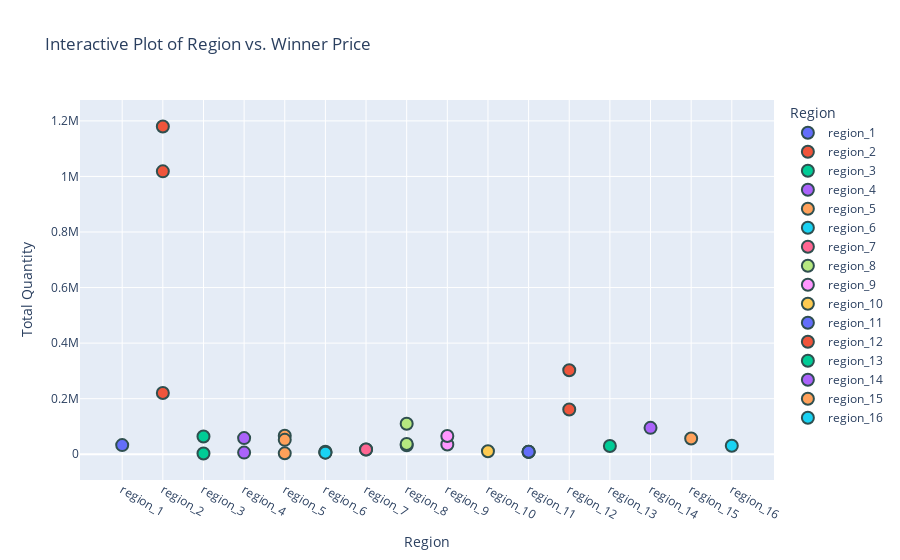

Notebook code for this chart:
### Code cell
# Interactive scatter plot using Plotly for Region vs. Total Quantity
fig = px.scatter(df, x="region", y="quantity_total", color="region",
                 title="Interactive Plot of Region vs. Winner Price",
                 labels={"region": "Region", "quantity_total": "Total Quantity"},
                 hover_data=["buyer", "contract_type"])

fig.update_traces(marker=dict(size=12,
                              line=dict(width=2,
                                        color='DarkSlateGrey')),
                  selector=dict(mode='markers'))
fig.show()

### Figure 1 — Plotly figure (JSON) as saved in the notebook; plotly's stock layout.template omitted (floating-point values rounded to 4 significant figures)
{"data": [{"customdata": [["buyer_1", "regional"]], "hovertemplate": "Region=%{x}<br>Total Quantity=%{y}<br>buyer=%{customdata[0]}<br>contract_type=%{customdata[1]}<extra></extra>", "legendgroup": "region_1", "marker": {"color": "#636efa", "line": {"color": "DarkSlateGrey", "width": 2}, "size": 12, "symbol": "circle"}, "mode": "markers", "name": "region_1", "orientation": "v", "showlegend": true, "type": "scatter", "x": ["region_1"], "xaxis": "x", "y": [32970.0], "yaxis": "y"}, {"customdata": [["buyer_2", "wide area"], ["buyer_2", "regional"], ["buyer_2", "regional"]], "hovertemplate": "Region=%{x}<br>Total Quantity=%{y}<br>buyer=%{customdata[0]}<br>contract_type=%{customdata[1]}<extra></extra>", "legendgroup": "region_2", "marker": {"color": "#EF553B", "line": {"color": "DarkSlateGrey", "width": 2}, "size": 12, "symbol": "circle"}, "mode": "markers", "name": "region_2", "orientation": "v", "showlegend": true, "type": "scatter", "x": ["region_2", "region_2", "region_2"], "xaxis": "x", "y": [220200.0, 1018000.0, 1180000.0], "yaxis": "y"}, {"customdata": [["buyer_3", "regional"], ["buyer_3", "regional"]], "hovertemplate": "Region=%{x}<br>Total Quantity=%{y}<br>buyer=%{customdata[0]}<br>contract_type=%{customdata[1]}<extra></extra>", "legendgroup": "region_3", "marker": {"color": "#00cc96", "line": {"color": "DarkSlateGrey", "width": 2}, "size": 12, "symbol": "circle"}, "mode": "markers", "name": "region_3", "orientation": "v", "showlegend": true, "type": "scatter", "x": ["region_3", "region_3"], "xaxis": "x", "y": [2681.0, 63900.0], "yaxis": "y"}, {"customdata": [["buyer_4", "regional"], ["buyer_14", "regional"]], "hovertemplate": "Region=%{x}<br>Total Quantity=%{y}<br>buyer=%{customdata[0]}<br>contract_type=%{customdata[1]}<extra></extra>", "legendgroup": "region_4", "marker": {"color": "#ab63fa", "line": {"color": "DarkSlateGrey", "width": 2}, "size": 12, "symbol": "circle"}, "mode": "markers", "name": "region_4", "orientation": "v", "showlegend": true, "type": "scatter", "x": ["region_4", "region_4"], "xaxis": "x", "y": [5901.0, 58030.0], "yaxis": "y"}, {"customdata": [["buyer_5", "regional"], ["buyer_5", "multi-region"], ["buyer_16", "multi-region"]], "hovertemplate": "Region=%{x}<br>Total Quantity=%{y}<br>buyer=%{customdata[0]}<br>contract_type=%{customdata[1]}<extra></extra>", "legendgroup": "region_5", "marker": {"color": "#FFA15A", "line": {"color": "DarkSlateGrey", "width": 2}, "size": 12, "symbol": "circle"}, "mode": "markers", "name": "region_5", "orientation": "v", "showlegend": true, "type": "scatter", "x": ["region_5", "region_5", "region_5"], "xaxis": "x", "y": [3289.0, 66530.0, 51750.0], "yaxis": "y"}, {"customdata": [["buyer_6", "regional"], ["buyer_19", "regional"], ["buyer_19", "regional"]], "hovertemplate": "Region=%{x}<br>Total Quantity=%{y}<br>buyer=%{customdata[0]}<br>contract_type=%{customdata[1]}<extra></extra>", "legendgroup": "region_6", "marker": {"color": "#19d3f3", "line": {"color": "DarkSlateGrey", "width": 2}, "size": 12, "symbol": "circle"}, "mode": "markers", "name": "region_6", "orientation": "v", "showlegend": true, "type": "scatter", "x": ["region_6", "region_6", "region_6"], "xaxis": "x", "y": [9026.0, 6263.0, 5759.0], "yaxis": "y"}, {"customdata": [["buyer_7", "regional"], ["buyer_7", "regional"]], "hovertemplate": "Region=%{x}<br>Total Quantity=%{y}<br>buyer=%{customdata[0]}<br>contract_type=%{customdata[1]}<extra></extra>", "legendgroup": "region_7", "marker": {"color": "#FF6692", "line": {"color": "DarkSlateGrey", "width": 2}, "size": 12, "symbol": "circle"}, "mode": "markers", "name": "region_7", "orientation": "v", "showlegend": true, "type": "scatter", "x": ["region_7", "region_7"], "xaxis": "x", "y": [17280.0, 17110.0], "yaxis": "y"}, {"customdata": [["buyer_8", "regional"], ["buyer_8", "multi-region"], ["buyer_8", "regional"]], "hovertemplate": "Region=%{x}<br>Total Quantity=%{y}<br>buyer=%{customdata[0]}<br>contract_type=%{customdata[1]}<extra></extra>", "legendgroup": "region_8", "marker": {"color": "#B6E880", "line": {"color": "DarkSlateGrey", "width": 2}, "size": 12, "symbol": "circle"}, "mode": "markers", "name": "region_8", "orientation": "v", "showlegend": true, "type": "scatter", "x": ["region_8", "region_8", "region_8"], "xaxis": "x", "y": [31950.0, 36740.0, 109900.0], "yaxis": "y"}, {"customdata": [["buyer_9", "regional"], ["buyer_15", "multi-region"]], "hovertemplate": "Region=%{x}<br>Total Quantity=%{y}<br>buyer=%{customdata[0]}<br>contract_type=%{customdata[1]}<extra></extra>", "legendgroup": "region_9", "marker": {"color": "#FF97FF", "line": {"color": "DarkSlateGrey", "width": 2}, "size": 12, "symbol": "circle"}, "mode": "markers", "name": "region_9", "orientation": "v", "showlegend": true, "type": "scatter", "x": ["region_9", "region_9"], "xaxis": "x", "y": [35010.0, 65930.0], "yaxis": "y"}, {"customdata": [["buyer_10", "regional"]], "hovertemplate": "Region=%{x}<br>Total Quantity=%{y}<br>buyer=%{customdata[0]}<br>contract_type=%{customdata[1]}<extra></extra>", "legendgroup": "region_10", "marker": {"color": "#FECB52", "line": {"color": "DarkSlateGrey", "width": 2}, "size": 12, "symbol": "circle"}, "mode": "markers", "name": "region_10", "orientation": "v", "showlegend": true, "type": "scatter", "x": ["region_10"], "xaxis": "x", "y": [10770.0], "yaxis": "y"}, {"customdata": [["buyer_11", "regional"], ["buyer_11", "regional"], ["buyer_11", "regional"]], "hovertemplate": "Region=%{x}<br>Total Quantity=%{y}<br>buyer=%{customdata[0]}<br>contract_type=%{customdata[1]}<extra></extra>", "legendgroup": "region_11", "marker": {"color": "#636efa", "line": {"color": "DarkSlateGrey", "width": 2}, "size": 12, "symbol": "circle"}, "mode": "markers", "name": "region_11", "orientation": "v", "showlegend": true, "type": "scatter", "x": ["region_11", "region_11", "region_11"], "xaxis": "x", "y": [8589.0, 8426.0, 8833.0], "yaxis": "y"}, {"customdata": [["buyer_12", "multi-region"], ["buyer_12", "regional"]], "hovertemplate": "Region=%{x}<br>Total Quantity=%{y}<br>buyer=%{customdata[0]}<br>contract_type=%{customdata[1]}<extra></extra>", "legendgroup": "region_12", "marker": {"color": "#EF553B", "line": {"color": "DarkSlateGrey", "width": 2}, "size": 12, "symbol": "circle"}, "mode": "markers", "name": "region_12", "orientation": "v", "showlegend": true, "type": "scatter", "x": ["region_12", "region_12"], "xaxis": "x", "y": [302600.0, 161000.0], "yaxis": "y"}, {"customdata": [["buyer_13", "regional"]], "hovertemplate": "Region=%{x}<br>Total Quantity=%{y}<br>buyer=%{customdata[0]}<br>contract_type=%{customdata[1]}<extra></extra>", "legendgroup": "region_13", "marker": {"color": "#00cc96", "line": {"color": "DarkSlateGrey", "width": 2}, "size": 12, "symbol": "circle"}, "mode": "markers", "name": "region_13", "orientation": "v", "showlegend": true, "type": "scatter", "x": ["region_13"], "xaxis": "x", "y": [29730.0], "yaxis": "y"}, {"customdata": [["buyer_17", "regional"]], "hovertemplate": "Region=%{x}<br>Total Quantity=%{y}<br>buyer=%{customdata[0]}<br>contract_type=%{customdata[1]}<extra></extra>", "legendgroup": "region_14", "marker": {"color": "#ab63fa", "line": {"color": "DarkSlateGrey", "width": 2}, "size": 12, "symbol": "circle"}, "mode": "markers", "name": "region_14", "orientation": "v", "showlegend": true, "type": "scatter", "x": ["region_14"], "xaxis": "x", "y": [95010.0], "yaxis": "y"}, {"customdata": [["buyer_18", "multi-region"]], "hovertemplate": "Region=%{x}<br>Total Quantity=%{y}<br>buyer=%{customdata[0]}<br>contract_type=%{customdata[1]}<extra></extra>", "legendgroup": "region_15", "marker": {"color": "#FFA15A", "line": {"color": "DarkSlateGrey", "width": 2}, "size": 12, "symbol": "circle"}, "mode": "markers", "name": "region_15", "orientation": "v", "showlegend": true, "type": "scatter", "x": ["region_15"], "xaxis": "x", "y": [56480.0], "yaxis": "y"}, {"customdata": [["buyer_16", "regional"]], "hovertemplate": "Region=%{x}<br>Total Quantity=%{y}<br>buyer=%{customdata[0]}<br>contract_type=%{customdata[1]}<extra></extra>", "legendgroup": "region_16", "marker": {"color": "#19d3f3", "line": {"color": "DarkSlateGrey", "width": 2}, "size": 12, "symbol": "circle"}, "mode": "markers", "name": "region_16", "orientation": "v", "showlegend": true, "type": "scatter", "x": ["region_16"], "xaxis": "x", "y": [30550.0], "yaxis": "y"}], "layout": {"legend": {"title": {"text": "Region"}, "tracegroupgap": 0}, "title": {"text": "Interactive Plot of Region vs. Winner Price"}, "xaxis": {"anchor": "y", "categoryarray": ["region_1", "region_2", "region_3", "region_4", "region_5", "region_6", "region_7", "region_8", "region_9", "region_10", "region_11", "region_12", "region_13", "region_14", "region_15", "region_16"], "categoryorder": "array", "domain": [0, 1], "title": {"text": "Region"}}, "yaxis": {"anchor": "x", "domain": [0, 1], "title": {"text": "Total Quantity"}}}}
